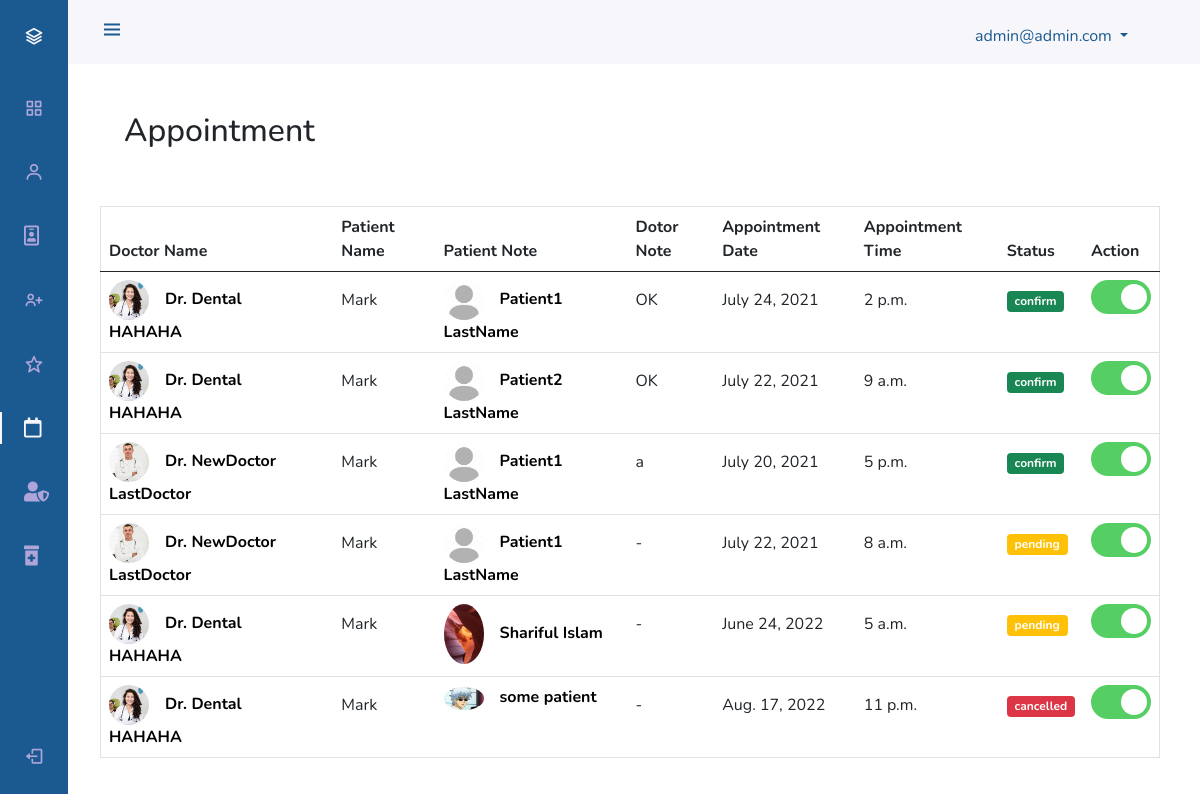
The app's page /admindashboard/appointments/ (signed in) with its own data.
### accounts/models.py (models this page shows, shortened)
class User(AbstractUser):
    GENDER_CHOICES = (
    (0, 'male'),
    (1, 'female'),
    (2, 'not specified'),
)
    username = None
    is_doctor = models.BooleanField(default=False)
    is_patient = models.BooleanField(default=True)
    first_name = models.CharField(max_length=100)
    last_name = models.CharField(max_length=100)
    email = models.EmailField(max_length=40,unique=True)
    phone_number = models.CharField(max_length=20)
    address = models.CharField(max_length=100)
    dob = models.DateField(auto_now_add=False,null=True,blank=False)
    gender = models.IntegerField(choices=GENDER_CHOICES,null=False)
    created_at = models.DateTimeField(auto_now_add=True)
    updated_at = models.DateTimeField(auto_now_add=True)
    is_active = models.BooleanField(default=False)
    USERNAME_FIELD = 'email'
    REQUIRED_FIELDS = []
    objects = UserManager()

class Doctor(models.Model):
    user = models.OneToOneField(User,on_delete=models.CASCADE,primary_key=True)
    slug = models.SlugField(max_length=50,unique=True)
    specialist = models.ForeignKey(Specialist,on_delete=models.CASCADE)
    location = models.CharField(max_length=100)

class DoctorProfile(models.Model):
    user = models.OneToOneField(User,on_delete=models.CASCADE)
    about_me = models.TextField(max_length=2000,blank=False)
    address_1 =  models.CharField(max_length=100,blank=True)
    address_2 =  models.CharField(max_length=100,blank=True)
    profile_pic = models.ImageField(blank=True,upload_to='profile/doctor',default='profile/default_user.jpg')
    education1 = models.CharField(max_length=50,blank=True,null=True)
    university1 = models.CharField(max_length=50,blank=True,null=True)
    from_year1 = models.CharField(max_length=50,blank=True,null=True)
    to_year1 = models.CharField(max_length=50,blank=True,null=True)
    education2 = models.CharField(max_length=50,blank=True,null=True)
    university2 = models.CharField(max_length=50,blank=True,null=True)
    from_year2 = models.CharField(max_length=50,blank=True,null=True)
    to_year2 = models.CharField(max_length=50,blank=True,null=True)
    professtion_title1 = models.CharField(max_length=50,blank=True,null=True)
    professtion_from_year1 = models.CharField(max_length=50,blank=True,null=True)
    professtion_to_year1 = models.CharField(max_length=50,blank=True,null=True)
    place_1 = models.CharField(max_length=50,blank=True,null=True)
    place_2 = models.CharField(max_length=50,blank=True,null=True)
    professtion_title2 = models.CharField(max_length=50,blank=True,null=True)
    professtion_from_year2 = models.CharField(max_length=50,blank=True,null=True)
    professtion_to_year2 = models.CharField(max_length=50,blank=True,null=True)
    services = models.CharField(max_length=200,blank=True,null=False)
    specialization = models.CharField(max_length=200,blank=True,null=False)

class Patient(models.Model):
    user = models.OneToOneField(User,on_delete=models.CASCADE,primary_key=True)
    slug = models.SlugField(max_length=50,unique=True)
    blood = models.CharField(max_length=100)
    objects = UserManager()

class PatientProfile(models.Model):
    user = models.OneToOneField(User,on_delete=models.CASCADE)
    address_1 =  models.CharField(max_length=100,blank=True)
    address_2 =  models.CharField(max_length=100,blank=True)
    profile_pic = models.ImageField(blank=True, upload_to='profile/patient',default='profile/default_user.jpg')

### appointment/models.py (models this page shows, shortened)
class Appointment(models.Model):
    patient_app = models.ForeignKey('accounts.Patient',on_delete=models.PROTECT)
    doctor_app = models.ForeignKey('accounts.Doctor',on_delete=models.PROTECT)
    app_date = models.DateField(auto_now_add=False,null=True,blank=False)
    app_time = models.TimeField(default=dt.time(00,00))
    note_title = models.CharField(max_length=100,blank=False)
    note_body = models.TextField(max_length=1000,blank=False)
    reply_note = models.TextField(max_length=1000,null=True,blank=True,default=None)
    created_at = models.DateTimeField(auto_now_add=True)
    updated_at = models.DateTimeField(auto_now_add=True)
    status = models.CharField(max_length=20,default="pending")

### admins/decorators.py (the view)
    def wrapper_function(request, *args, **kwargs):
        if not request.user.is_superuser:
            return redirect('/admindashboard/login')
        else:
            return view_function(request, *args, **kwargs)

### admins/views.py (called while the page is built)
@is_user_admin
def adminAppointments(request):
    appointment = Appointment.objects.all()
    context = {
        'appointment_list':appointment
    }
    return render(request,'admindashboard/appointment.html',context)

### templates/admindashboard/appointment.html (shortened to what this page needs)
{% extends "adminBase.html"%} {% load static %} {% block content %}
{% include 'includes/admin_header.html' %} {% include 'includes/admin_sidebar.html' %}
<div class="pt-5 mt-3">
  <div class="row container pb-5">
    <h2 class="text">Appointment</h2>
    <br />
  </div>
  <div class="row pb-2">
    <div class="row pb-2">
      <div class="col">
        <table class="table table-hover border">
          <thead>
            <tr class="">
              <th scope="col">Doctor Name</th>
              <th scope="col">Patient Name</th>
              <th scope="col">Patient Note</th>
              <th scope="col">Dotor Note</th>
              <th scope="col">Appointment Date</th>
              <th scope="col">Appointment Time</th>
              <th scope="col">Status</th>
              <th scope="col">Action</th>
            </tr>
          </thead>
          <tbody>
            {% for appointment in appointment_list %}
            <tr>
              <th scope="row">
                <a href="#" class="name">
                  <img
                    src="{{appointment.doctor_app.user.doctorprofile.profile_pic.url}}"
                    width="40px"
                    class="rounded-circle"
                    alt=""
                  /><span class="m-3"
                    >Dr. {{appointment.doctor_app.user.first_name}}
                    {{appointment.doctor_app.user.last_name}}</span
                  ></a
                >
              </th>
              <td class="pt-3">Mark</td>
              <th scope="row">
                <a href="#" class="name">
                  <img
                    src="{{appointment.patient_app.user.patientprofile.profile_pic.url}}"
                    width="40px"
                    class="rounded-circle"
                    alt=""
                  /><span class="m-3"
                    >{{appointment.patient_app.user.first_name}}
                    {{appointment.patient_app.user.last_name}}</span
                  ></a
                >
              </th>
              <td class="pt-3">{% if appointment.status == 'confirm' %}{{appointment.reply_note}}{% else %}-{% endif %}</td>
              <td class="pt-3">{{appointment.app_date}}</td>
              <td class="pt-3">{{appointment.app_time}}</td>
              <td class="pt-3">{% if appointment.status == "confirm" %}
                <span
                  class="badge bg-success"
                  >{{appointment.status}}</span
                >
                {% elif appointment.status == "pending" %}
                <span
                  class="badge bg-warning"
                  >{{appointment.status}}</span
                >
                {% else %}
                <span
                  class="badge bg-danger"
                  >{{appointment.status}}</span
                >
                {% endif %}</td>
              <td>
                <label class="switch">
                  <span class="slider round"></span>
                </label>
              </td>
            </tr>
            {% endfor %}
          </tbody>
        </table>
      </div>
    </div>
  </div>
  {% endblock %}

### templates/includes/admin_header.html (shortened to what this page needs)
{% load static %}
<header class="header" id="header">
    <div class="header_toggle"> <i class='bx bx-menu' id="header-toggle"></i> </div>
    <ul>
        <li class="nav-item dropdown pt-4 m-4">
            <a class="nav-link dropdown-toggle w-25" href="#" id="navbarDropdownMenuLink" role="button" data-bs-toggle="dropdown" aria-expanded="false" style="color: #1B5A90;">
              <span class="">
              </span>
              {{user.email}}
            </a>
          </li>
    </ul>
</header>

### static/css/admin.css (style rules this page uses)
:root { --header-height: 3rem; --nav-width: 68px; --first-color: #1B5A90; --first-color-light: #AFA5D9; --white-color: #F7F6FB; --body-font: 'Nunito', sans-serif; --normal-font-size: 1rem; --z-fixed: 100 }
body { position: relative; margin: var(--header-height) 0 0 0; padding: 0 1rem; font-family: var(--body-font); font-size: var(--normal-font-size); transition: .5s }
.header { width: 100%; height: var(--header-height); position: fixed; top: 0; left: 0; display: flex; align-items: center; justify-content: space-between; padding: 0 1rem; background-color: var(--white-color); z-index: var(--z-fixed); transition: .5s }
.header_toggle { color: var(--first-color); font-size: 1.5rem; cursor: pointer }
@media screen and (min-width: 768px) { body { margin: calc(var(--header-height) + 1rem) 0 0 0; padding-left: calc(var(--nav-width) + 2rem) } }
@media screen and (min-width: 768px) { .header { height: calc(var(--header-height) + 1rem); padding: 0 2rem 0 calc(var(--nav-width) + 2rem) } }
#header ul li { list-style: none; }
.name { text-decoration: none; color: black; }
.switch { position: relative; display: inline-block; width: 60px; height: 34px; }
.slider { position: absolute; cursor: pointer; top: 0; left: 0; right: 0; bottom: 0; background-color: #e0001a; -webkit-transition: .4s; transition: .4s; }
.slider:before { position: absolute; content: ""; height: 26px; width: 26px; left: 4px; bottom: 4px; background-color: white; -webkit-transition: .4s; transition: .4s; }
input:checked + .slider { background-color: #55ce63; }
input:checked + .slider:before { -webkit-transform: translateX(26px); -ms-transform: translateX(26px); transform: translateX(26px); }
.slider.round { border-radius: 34px; }
.slider.round:before { border-radius: 50%; }

### records on screen
User: email "admin@admin.com"
Appointment: doctor_app.user.doctorprofile.profile_pic (picture), doctor_app.user.first_name "Dental", doctor_app.user.last_name "HAHAHA", patient_app.user.patientprofile.profile_pic (placeholder picture), patient_app.user.first_name "Patient1", patient_app.user.last_name "LastName", reply_note "OK", app_date "July 24, 2021", app_time "2 p.m.", status "confirm"
Appointment: doctor_app.user.doctorprofile.profile_pic (picture), doctor_app.user.first_name "Dental", doctor_app.user.last_name "HAHAHA", patient_app.user.patientprofile.profile_pic (placeholder picture), patient_app.user.first_name "Patient2", patient_app.user.last_name "LastName", reply_note "OK", app_date "July 22, 2021", app_time "9 a.m.", status "confirm"
Appointment: doctor_app.user.doctorprofile.profile_pic (picture), doctor_app.user.first_name "NewDoctor", doctor_app.user.last_name "LastDoctor", patient_app.user.patientprofile.profile_pic (placeholder picture), patient_app.user.first_name "Patient1", patient_app.user.last_name "LastName", reply_note "a", app_date "July 20, 2021", app_time "5 p.m.", status "confirm"
Appointment: doctor_app.user.doctorprofile.profile_pic (picture), doctor_app.user.first_name "NewDoctor", doctor_app.user.last_name "LastDoctor", patient_app.user.patientprofile.profile_pic (placeholder picture), patient_app.user.first_name "Patient1", patient_app.user.last_name "LastName", app_date "July 22, 2021", app_time "8 a.m.", status "pending"
Appointment: doctor_app.user.doctorprofile.profile_pic (picture), doctor_app.user.first_name "Dental", doctor_app.user.last_name "HAHAHA", patient_app.user.patientprofile.profile_pic (picture), patient_app.user.first_name "Shariful", patient_app.user.last_name "Islam", app_date "June 24, 2022", app_time "5 a.m.", status "pending"
Appointment: doctor_app.user.doctorprofile.profile_pic (picture), doctor_app.user.first_name "Dental", doctor_app.user.last_name "HAHAHA", patient_app.user.patientprofile.profile_pic (picture), patient_app.user.first_name "some", patient_app.user.last_name "patient", app_date "Aug. 17, 2022", app_time "11 p.m.", status "cancelled"
